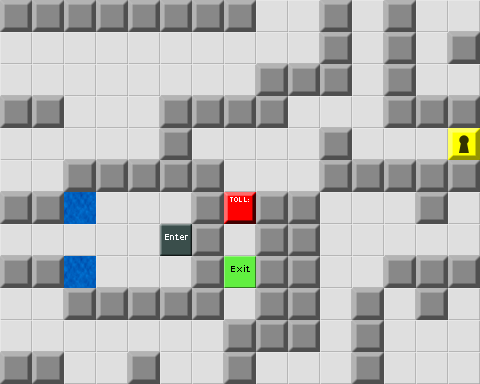

A 2D game scene composited from a Tiled map and its tileset images. What follows is a short description and the map's XML, with each tile layer's data collapsed to a summary:
An orthogonal 15x12 tile map with 32x32 px tiles, 1 tile layer (Map) and 13 objects.

<map version="1.0" orientation="orthogonal" width="15" height="12" tilewidth="32" tileheight="32">
 <tileset firstgid="1" source="devgraphics.tsx" />
 <layer name="Map" width="15" height="12">
  <data>[180 cells, 180 non-empty, 7 distinct tile ids]</data>
 </layer>
 <objectgroup name="Enemies" width="15" height="12" />
 <objectgroup name="Items" width="15" height="12">
  <object gid="12" x="416" y="64" />
  <object gid="12" x="32" y="64" />
  <object gid="12" x="64" y="128" />
  <object gid="12" x="192" y="160" />
  <object gid="12" x="384" y="160" />
  <object gid="12" x="288" y="192" />
  <object gid="12" x="352" y="224" />
  <object gid="12" x="128" y="224" />
  <object gid="12" x="32" y="320" />
  <object gid="12" x="96" y="352" />
  <object gid="12" x="448" y="352" />
  <object gid="4" x="192" y="352" />
  <object gid="8" x="96" y="256">
   <properties>
    <property name="Text" value="Okay, I'm going to call this the &quot;donut universe&quot; because it keeps looping around, like a donut. Also I'm hungry." />
   </properties>
  </object>
 </objectgroup>
 <objectgroup name="Tools" width="15" height="12" />
 <objectgroup name="Parameters" width="15" height="12">
  <properties>
   <property name="time" value="150" />
   <property name="wrapAround" value="true" />
  </properties>
 </objectgroup>
</map>
